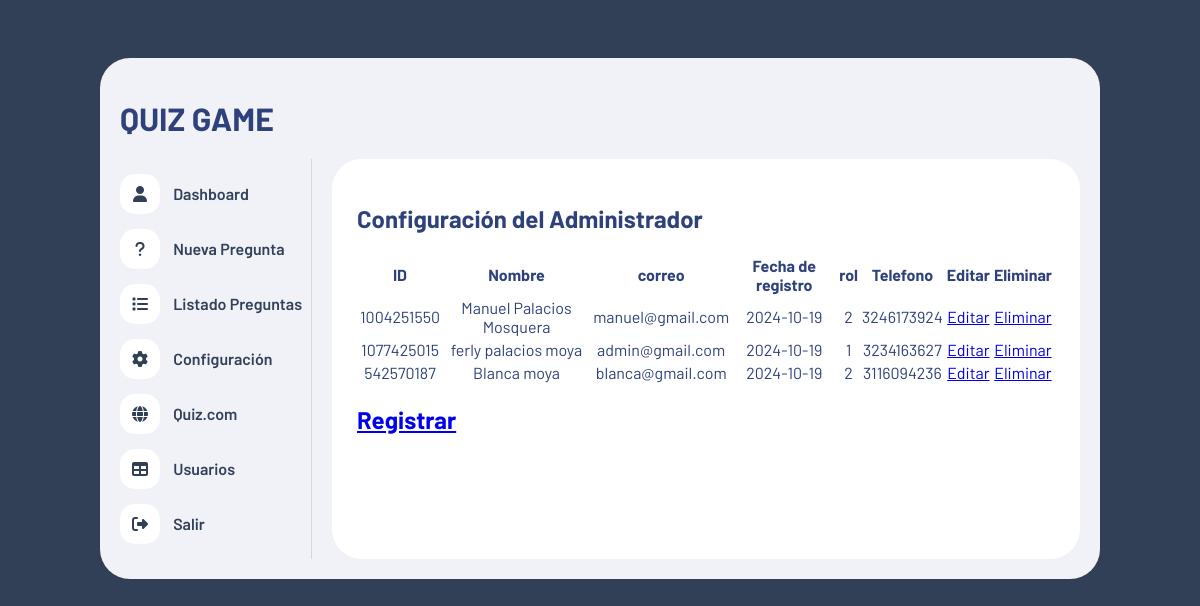
/Usuarios.php, run on an earlier commit of the app's database.
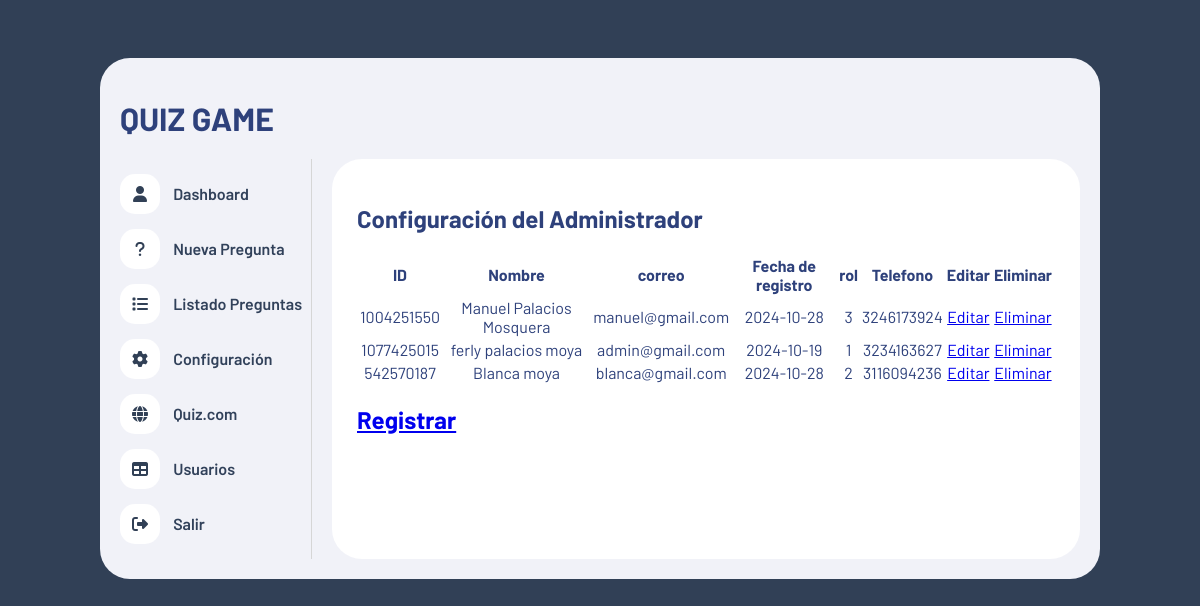
And on a later commit of the database.
### tables this page shows
CREATE TABLE `usuarios` (
  `id` varchar(20) NOT NULL,
  `nombre` varchar(80) NOT NULL,
  `telefono` varchar(14) NOT NULL,
  `correo` varchar(60) NOT NULL,
  `password` varchar(80) NOT NULL,
  `fechas_creacion` date NOT NULL,
  `id_rol` int(11) NOT NULL
);

### Usuarios.php (the view, shortened to what this page needs)
<!DOCTYPE html>
<html lang="es">
<head>
    <link rel="stylesheet" href="https://cdnjs.cloudflare.com/ajax/libs/font-awesome/6.1.1/css/all.min.css" />
    <link rel="stylesheet" href="./css/estilo.css">
</head>
<body>
<div class="contenedor">
    <header>
            <h1>QUIZ GAME</h1>
        </header>
        <div class="contenedor-info">
            <?php include("nav.php"); ?>
            <div class="panel">
                <h2>Configuración del Administrador</h2>
                <main>
                    <div class="container-fluid px-4">
                        <div class="card mb-4">
                            <table class="table">
                                    <thead>
                                        <tr>
                                            <th scope="col">ID</th>
                                            <th scope="col">Nombre</th>
                                            <th scope="col">correo</th>
                                            <th scope="col">Fecha de registro</th>
                                            <th scope="col">rol</th>
                                            <th scope="col">Telefono</th>
                                            <th scope="col">Editar</th>
                                            <th scope="col">Eliminar</th>
                                        </tr>
                                    </thead>
                                    <tbody style="text-align: center;">
                                    <?php
                                    $conexion=mysqli_connect("localhost","root","","mate_especiales");
                                    $SQL="SELECT * FROM usuarios ";
                                    $dato = mysqli_query($conexion, $SQL);
                                    if($dato -> num_rows >0){
                                        while($fila=mysqli_fetch_array($dato)){
                                    ?>
                                    <tr>
                                    <td><?php echo $fila['id']; ?></td>
                                    <td><?php echo $fila['nombre']; ?></td>
                                    <td><?php echo $fila['correo']; ?></td>
                                    <td><?php echo $fila['fechas_creacion']; ?></td>
                                    <td><?php echo $fila['id_rol']; ?></td>
                                    <td><?php echo $fila['telefono']; ?></td>
                                    <td>
                                    <a  class="btn btn-warning" href="./editarUsuarios.php ?id=<?php echo $fila['id']?>   ">Editar </a>
                                </td>
                                <td>
                                    <a class="btn btn-danger" href="./funciones/eliminar.php ?id=<?php echo $fila['id']?>   ">Eliminar</a>
                                    </td>
                                    </tr>
                                    <?php
                                    }
                                    }else{
                                        ?>
                                        <tr class="text-center">
                                        <td colspan="16">No existen registros</td>
                                        </tr>
                                        <?php
                                    }
                                    ?>
                                    </tbody>
                            </table>
                        </div>
                    </div>
                    <a href="./registrar.php">
                        <h2 class="modal-title">Registrar</h2>
                    </a>
                </main>
            </div>
        </div>
    </div>
</body>
</html>

What changed in the data, as far as the page shows it:
changed usuarios "Manuel Palacios Mosquera": fechas_creacion "2024-10-19" → "2024-10-28"; id_rol "2" → "3"
changed usuarios "Blanca moya": fechas_creacion "2024-10-19" → "2024-10-28"
